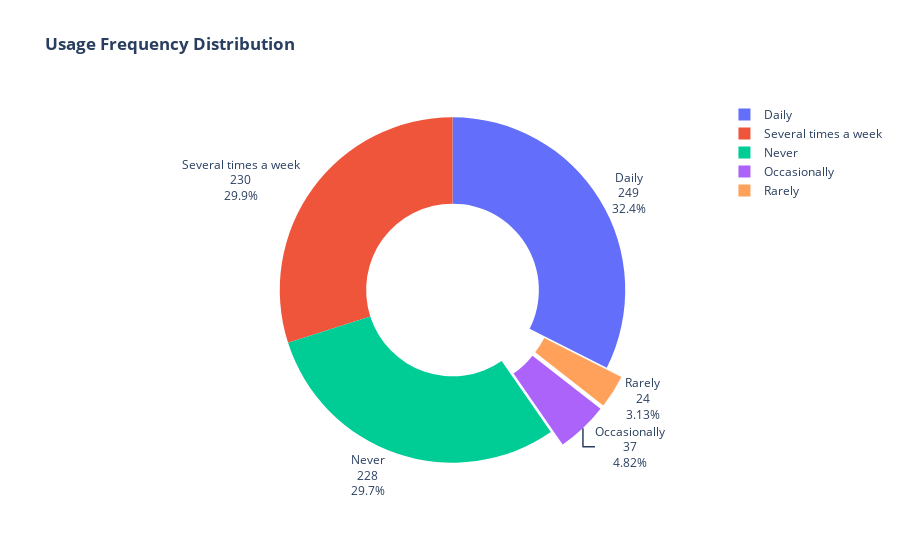

Notebook code for this chart:
### Code cell
import plotly.graph_objects as go

labels = data['Usage_Freq'].unique()
values = data['Usage_Freq'].value_counts()

# Define explode values; set non-zero values for the slices you want to explode
explode = [0.1 if label in ['Rarely', 'Occasionally'] else 0 for label in labels]

fig = go.Figure(data=[go.Pie(labels=labels, values=values, textinfo='label+percent+value',
                             hole=.5, pull=explode,
                             textposition='outside')])

fig.update_layout(title_text="<b>Usage Frequency Distribution</b>")

fig.show()

### Figure 1 — Plotly figure (JSON) as saved in the notebook; plotly's stock layout.template omitted (floating-point values rounded to 4 significant figures)
{"data": [{"hole": 0.5, "labels": ["Daily", "Several times a week", "Never", "Occasionally", "Rarely"], "pull": [0, 0, 0, 0.1, 0.1], "textinfo": "label+percent+value", "textposition": "outside", "type": "pie", "values": [249, 230, 228, 37, 24]}], "layout": {"title": {"text": "<b>Usage Frequency Distribution</b>"}}}
